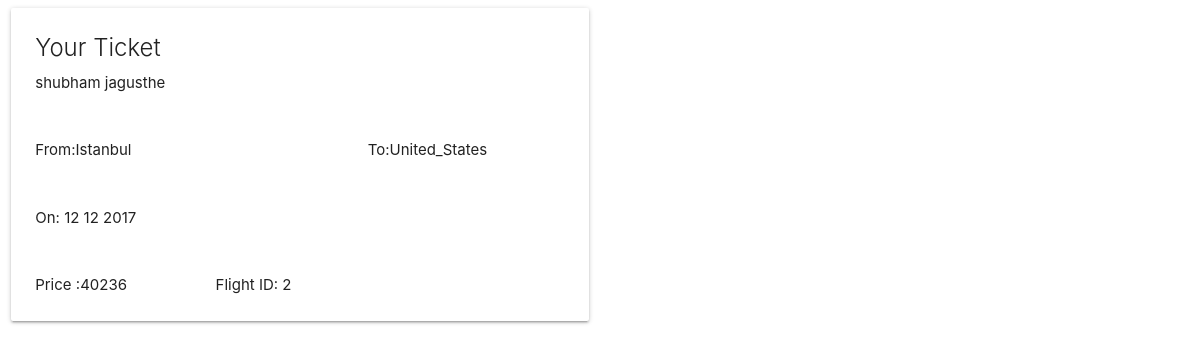
The app's page /status.php (signed in) with its own data.
### tables this page shows
CREATE TABLE `bookings` (
  `booking_id` int(11) NOT NULL,
  `username` varchar(100) NOT NULL,
  `first_name` varchar(50) NOT NULL,
  `last_name` varchar(50) NOT NULL,
  `flight_id` int(11) NOT NULL,
  `source` varchar(50) NOT NULL,
  `destination` varchar(50) NOT NULL,
  `ticket_price` int(11) NOT NULL,
  `day` int(11) NOT NULL,
  `month` int(11) NOT NULL,
  `year` int(11) NOT NULL,
  `time` timestamp NOT NULL DEFAULT CURRENT_TIMESTAMP ON UPDATE CURRENT_TIMESTAMP
);

### status.php (the view, shortened to what this page needs)
<?php
$dbhost="localhost";
$dbuser="adbms";
$dbpass="adbms";
$dbname="airplane_reservation";
$username=$_SESSION['user'];
$conn= mysqli_connect($dbhost,$dbuser,$dbpass,$dbname);
?>
 <!DOCTYPE html>
 <html>
   <head>
      <link type="text/css" rel="stylesheet" href="css/materialize.min.css"  media="screen,projection"/>
      <meta name="viewport" content="width=device-width, initial-scale=1.0"/></head>
   </head>
   <body>
<?php
$sql = "SELECT * FROM bookings WHERE username = '$username'";
$result = $conn->query($sql);
if ($result->num_rows >= 0) {
    while($row = $result->fetch_assoc()) {
?>
        <div class="row">
                <div class="col s12 m6">
                  <div class="card ">
                    <div class="card-content ">
                      <span class="card-title">Your Ticket</span>
                      <p>
                        <?php echo $row['first_name']." ".$row['last_name']." <br/><br/><br/>From:".$row["source"]."&nbsp&nbsp&nbsp&nbsp&nbsp&nbsp&nbsp&nbsp&nbsp&nbsp&nbsp&nbsp&nbsp&nbsp&nbsp&nbsp&nbsp&nbsp&nbsp&nbsp&nbsp&nbsp&nbsp&nbsp&nbsp&nbsp&nbsp&nbsp&nbsp&nbsp&nbsp&nbsp&nbsp&nbsp&nbsp&nbsp&nbsp&nbsp&nbsp&nbsp&nbsp&nbsp&nbsp&nbsp&nbsp&nbsp&nbsp&nbsp&nbsp&nbsp&nbsp&nbsp&nbsp&nbsp&nbsp&nbspTo:".$row['destination']."</br> </br> </br> On: ".$row['day']." ".$row['month']." ".$row['year']."</br></br></br>Price :".$row['ticket_price']."&nbsp&nbsp&nbsp&nbsp&nbsp&nbsp&nbsp&nbsp&nbsp&nbsp&nbsp&nbsp&nbsp&nbsp&nbsp&nbsp&nbsp&nbsp&nbsp&nbsp Flight ID:
                        ".$row['flight_id'];
                        ?>
                      </p>
                    </div>
                  </div>
                </div>
              </div>
<?php
    }
} else {
    echo "0 results";
}
 ?>
   </body>
 </html>

### records on screen
bookings: first_name "shubham", last_name "jagusthe", source "Istanbul", destination "United_States", day "12", month "12", year "2017", ticket_price "40236", flight "2"
